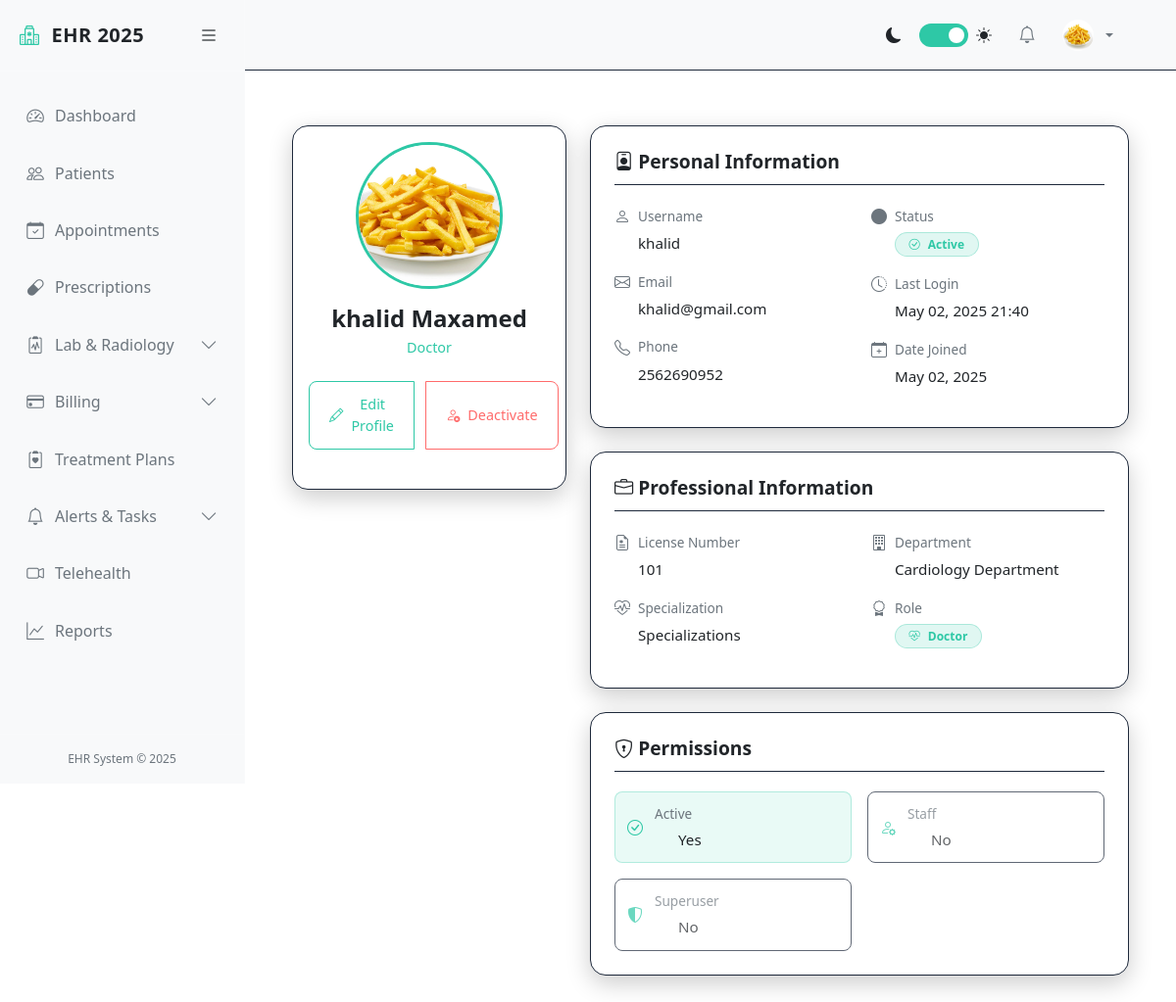
The page /accounts/users/6/ (signed in) on the database its author committed.
### accounts/models.py (models this page shows, shortened)
class User(AbstractUser):
    STATUS_CHOICES = [
        ('ACTIVE', 'Active'),
        ('INACTIVE', 'Inactive'),
        ('ON_LEAVE', 'On Leave'),
    ]
    ROLE_CHOICES = [
        ('ADMIN', 'Administrator'),
        ('DOCTOR', 'Doctor'),
        ('NURSE', 'Nurse'),
        ('STAFF', 'Staff'),
        ('PATIENT', 'Patient'),
    ]
    role = models.CharField(max_length=20, choices=ROLE_CHOICES, default='STAFF')
    phone_number = models.CharField(max_length=20, blank=True)
    license_number = models.CharField(max_length=100, blank=True)
    specialization = models.CharField(max_length=100, blank=True)
    department = models.CharField(max_length=100, blank=True)
    profile_picture = models.ImageField(upload_to='profile_pics/', null=True, blank=True)
    status = models.CharField(max_length=20, choices=STATUS_CHOICES, default='ACTIVE')  # <-- new
    is_verified = models.BooleanField(default=False)

### accounts/views.py (the view)
# urls.py: path('users/<int:pk>/', views.UserDetailView.as_view(), name='user_detail'),
class UserDetailView(AdminRequiredMixin, DetailView):
    model = User
    template_name = 'accounts/user_detail.html'
    context_object_name = 'user'

### ehr/templates/accounts/user_detail.html (shortened to what this page needs)
{% extends 'ehr/base.html' %}
{% block content %}
<div class="user-profile-container">
    <div class="profile-card">
        <div class="profile-header">
            <div class="profile-picture-container">
                {% if user.profile_picture %}
                    <img src="{{ user.profile_picture.url }}" alt="{{ user.get_full_name }}" class="profile-picture">
                {% else %}
                    <div class="profile-placeholder">
                        <i class="bi bi-person"></i>
                    </div>
                {% endif %}
            </div>
            <h3 class="profile-name">{{ user.get_full_name }}</h3>
            <p class="profile-role">{{ user.get_role_display }}</p>
            <div class="btn-group">
                <a href="{% url 'user_update' user.pk %}" class="btn btn-outline">
                    <i class="bi bi-pencil"></i> Edit Profile
                </a>
                {% if request.user.is_superuser and user != request.user %}
                <a href="#" class="btn btn-outline" style="border-color: var(--error-color); color: var(--error-color);">
                    <i class="bi bi-person-x"></i> Deactivate
                </a>
                {% endif %}
            </div>
        </div>
    </div>
    <div class="info-section">
        <div class="info-card">
            <h4 class="info-card-header">
                <span><i class="bi bi-person-badge"></i> Personal Information</span>
            </h4>
            <div class="info-grid">
                <div class="info-group">
                    <div class="info-item">
                        <div class="info-label"><i class="bi bi-person"></i> Username</div>
                        <div class="info-value">{{ user.username }}</div>
                    </div>
                    <div class="info-item">
                        <div class="info-label"><i class="bi bi-envelope"></i> Email</div>
                        <div class="info-value">{{ user.email }}</div>
                    </div>
                    <div class="info-item">
                        <div class="info-label"><i class="bi bi-telephone"></i> Phone</div>
                        <div class="info-value">{{ user.phone_number|default:"Not provided" }}</div>
                    </div>
                </div>
                <div class="info-group">
                    <div class="info-item">
                        <div class="info-label"><i class="bi bi-circle-fill"></i> Status</div>
                        <div class="info-value">
                            {% if user.is_active %}
                                <span class="badge badge-active"><i class="bi bi-check-circle"></i> Active</span>
                            {% else %}
                                <span class="badge badge-inactive"><i class="bi bi-x-circle"></i> Inactive</span>
                            {% endif %}
                        </div>
                    </div>
                    <div class="info-item">
                        <div class="info-label"><i class="bi bi-clock-history"></i> Last Login</div>
                        <div class="info-value">{{ user.last_login|date:"M d, Y H:i"|default:"Never" }}</div>
                    </div>
                    <div class="info-item">
                        <div class="info-label"><i class="bi bi-calendar-plus"></i> Date Joined</div>
                        <div class="info-value">{{ user.date_joined|date:"M d, Y" }}</div>
                    </div>
                </div>
            </div>
        </div>
        {% if user.role == 'DOCTOR' or user.role == 'NURSE' %}
        <div class="info-card">
            <h4 class="info-card-header">
                <span><i class="bi bi-briefcase"></i> Professional Information</span>
            </h4>
            <div class="info-grid">
                <div class="info-group">
                    <div class="info-item">
                        <div class="info-label"><i class="bi bi-file-earmark-medical"></i> License Number</div>
                        <div class="info-value">{{ user.license_number|default:"Not provided" }}</div>
                    </div>
                    <div class="info-item">
                        <div class="info-label"><i class="bi bi-heart-pulse"></i> Specialization</div>
                        <div class="info-value">{{ user.specialization|default:"Not specified" }}</div>
                    </div>
                </div>
                <div class="info-group">
                    <div class="info-item">
                        <div class="info-label"><i class="bi bi-building"></i> Department</div>
                        <div class="info-value">{{ user.department|default:"Not specified" }}</div>
                    </div>
                    <div class="info-item">
                        <div class="info-label"><i class="bi bi-award"></i> Role</div>
                        <div class="info-value">
                            {% if user.role == 'ADMIN' %}
                                <span class="badge badge-admin"><i class="bi bi-shield-lock"></i> Administrator</span>
                            {% elif user.role == 'DOCTOR' %}
                                <span class="badge badge-active"><i class="bi bi-heart-pulse"></i> Doctor</span>
                            {% elif user.role == 'NURSE' %}
                                <span class="badge badge-active"><i class="bi bi-heart"></i> Nurse</span>
                            {% else %}
                                <span class="badge badge-staff"><i class="bi bi-person"></i> Staff</span>
                            {% endif %}
                        </div>
                    </div>
                </div>
            </div>
        </div>
        {% endif %}
        <div class="info-card">
            <h4 class="info-card-header">
                <span><i class="bi bi-shield-lock"></i> Permissions</span>
            </h4>
            <div class="permissions-grid">
                <div class="permission-item {% if user.is_active %}permission-active{% else %}permission-inactive{% endif %}">
                    <i class="bi bi-check-circle"></i>
                    <div>
                        <div class="info-label">Active</div>
                        <div class="info-value">{% if user.is_active %}Yes{% else %}No{% endif %}</div>
                    </div>
                </div>
                <div class="permission-item {% if user.is_staff %}permission-active{% else %}permission-inactive{% endif %}">
                    <i class="bi bi-person-gear"></i>
                    <div>
                        <div class="info-label">Staff</div>
                        <div class="info-value">{% if user.is_staff %}Yes{% else %}No{% endif %}</div>
                    </div>
                </div>
                <div class="permission-item {% if user.is_superuser %}permission-active{% else %}permission-inactive{% endif %}">
                    <i class="bi bi-shield-shaded"></i>
                    <div>
                        <div class="info-label">Superuser</div>
                        <div class="info-value">{% if user.is_superuser %}Yes{% else %}No{% endif %}</div>
                    </div>
                </div>
            </div>
        </div>
    </div>
</div>
{% endblock %}

### ehr/templates/ehr/base.html (shortened to what this page needs)
<!DOCTYPE html>
<html lang="en">
<head>
    <link href="https://cdn.jsdelivr.net/npm/bootstrap@5.3.0/dist/css/bootstrap.min.css" rel="stylesheet">
    <link rel="stylesheet" href="https://cdn.jsdelivr.net/npm/bootstrap-icons@1.10.0/font/bootstrap-icons.css">
</head>
<body>
    <div class="d-flex">
        <div class="sidebar" id="sidebar">
            <div class="sidebar-header">
                <a href="{% url 'dashboard' %}" class="sidebar-brand">
                    <i class="bi bi-hospital sidebar-brand-icon"></i>
                    <span id="sidebar-title">EHR 2025</span>
                </a>
                <button class="toggle-btn" id="toggle-sidebar">
                    <i class="bi bi-list"></i>
                </button>
            </div>
            <div class="px-2 py-3" style="height: calc(100% - 120px); overflow-y: auto;">
                <ul class="nav flex-column">
                    <li class="nav-item">
                        <a class="nav-link {% if request.resolver_match.url_name == 'dashboard' %}active{% endif %}"
                            href="{% url 'dashboard' %}">
                            <i class="bi bi-speedometer2"></i>
                            <span class="nav-link-text ms-2">Dashboard</span>
                        </a>
                    </li>
                    <li class="nav-item">
                        <a class="nav-link {% if 'patient' in request.resolver_match.url_name %}active{% endif %}"
                            href="{% url 'patient_list' %}">
                            <i class="bi bi-people"></i>
                            <span class="nav-link-text ms-2">Patients</span>
                        </a>
                    </li>
                    <li class="nav-item">
                        <a class="nav-link {% if 'appointment' in request.resolver_match.url_name %}active{% endif %}"
                            href="{% url 'appointment_list' %}">
                            <i class="bi bi-calendar-check"></i>
                            <span class="nav-link-text ms-2">Appointments</span>
                        </a>
                    </li>
                    <li class="nav-item">
                        <a class="nav-link {% if 'prescription' in request.resolver_match.url_name %}active{% endif %}"
                            href="{% url 'prescription_list' %}">
                            <i class="bi bi-capsule"></i>
                            <span class="nav-link-text ms-2">Prescriptions</span>
                        </a>
                    </li>
                    <li class="nav-item">
                        <a class="nav-link {% if 'lab_test' in request.resolver_match.url_name or 'imaging_study' in request.resolver_match.url_name %}active{% endif %}"
                            data-bs-toggle="collapse" href="#labRadCollapse">
                            <i class="bi bi-clipboard2-pulse"></i>
                            <span class="nav-link-text ms-2">Lab & Radiology</span>
                            <i class="bi bi-chevron-down collapse-icon ms-auto"></i>
                        </a>
                    </li>
                    <li class="nav-item">
                        <a class="nav-link {% if 'billing' in request.resolver_match.url_name or 'insurance' in request.resolver_match.url_name %}active{% endif %}"
                            data-bs-toggle="collapse" href="#billingCollapse">
                            <i class="bi bi-credit-card"></i>
                            <span class="nav-link-text ms-2">Billing</span>
                            <i class="bi bi-chevron-down collapse-icon ms-auto"></i>
                        </a>
                    </li>
                    <li class="nav-item">
                        <a class="nav-link {% if 'treatment_plan' in request.resolver_match.url_name %}active{% endif %}"
                            href="{% url 'treatment_plan_list' %}">
                            <i class="bi bi-clipboard2-heart"></i>
                            <span class="nav-link-text ms-2">Treatment Plans</span>
                        </a>
                    </li>
                    <li class="nav-item">
                        <a class="nav-link {% if 'alert' in request.resolver_match.url_name or 'task' in request.resolver_match.url_name %}active{% endif %}"
                            data-bs-toggle="collapse" href="#alertsTasksCollapse">
                            <i class="bi bi-bell"></i>
                            <span class="nav-link-text ms-2">Alerts & Tasks</span>
                            <i class="bi bi-chevron-down collapse-icon ms-auto"></i>
                        </a>
                    </li>
                    <li class="nav-item">
                        <a class="nav-link {% if 'telehealth' in request.resolver_match.url_name %}active{% endif %}"
                            href="{% url 'telehealth_session_list' %}">
                            <i class="bi bi-camera-video"></i>
                            <span class="nav-link-text ms-2">Telehealth</span>
                        </a>
                    </li>
                    <li class="nav-item">
                        <a class="nav-link {% if 'report' in request.resolver_match.url_name %}active{% endif %}"
                            href="{% url 'report_list' %}">
                            <i class="bi bi-graph-up"></i>
                            <span class="nav-link-text ms-2">Reports</span>
                        </a>
                    </li>
                </ul>
            </div>
            <div class="sidebar-footer">
                EHR System &copy; 2025
            </div>
        </div>
        <div class="main-content flex-grow-1" id="main-content">
            <nav class="navbar navbar-expand-lg navbar-light bg-light border-bottom">
                <div class="container-fluid">
                    <div class="collapse navbar-collapse" id="navbarSupportedContent">
                        <ul class="navbar-nav ms-auto align-items-center">
                            <li class="nav-item me-3">
                                <div class="d-flex align-items-center">
                                    <i class="bi bi-moon-fill me-2"></i>
                                    <label class="theme-switch">
                                        <span class="slider"></span>
                                    </label>
                                    <i class="bi bi-sun-fill ms-2"></i>
                                </div>
                            </li>
                            <li class="nav-item dropdown me-2">
                                <a class="nav-link position-relative" href="#" id="notificationsDropdown" role="button"
                                    data-bs-toggle="dropdown">
                                    <i class="bi bi-bell"></i>
                                </a>
                            </li>
                            <li class="nav-item dropdown">
                                <a class="nav-link dropdown-toggle d-flex align-items-center" href="#" id="userDropdown"
                                    role="button" data-bs-toggle="dropdown">
                                    {% if user.profile_picture %}
                                    <img src="{{ user.profile_picture.url }}" class="rounded-circle me-2" width="32"
                                        height="32" alt="Profile">
                                    {% else %}
                                    <i class="bi bi-person-circle me-2"></i>
                                    {% endif %}
                                </a>
                                    </li>
                                </ul>
                    </div>
                </div>
            </nav>
            <div class="container-fluid py-4">
                {% block content %}{% endblock %}
            </div>
        </div>
    </div>
</body>
</html>

### rows shown on the page
User: profile_picture (picture), get_full_name "khalid Maxamed", role "Doctor", username "khalid", email "khalid@gmail.com", phone_number "2562690952", last_login "May 02, 2025 21:40", date_joined "May 02, 2025", license_number "101", specialization "Specializations", department "Cardiology Department"
